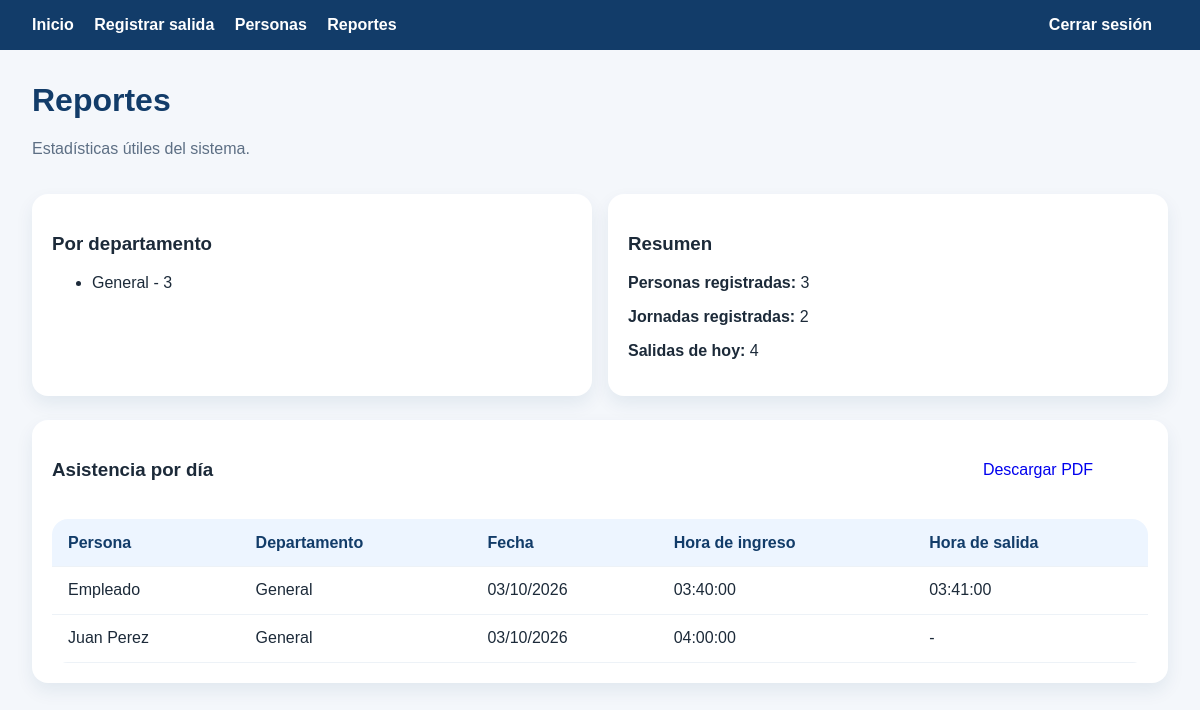
The page /reportes.php (signed in) on the database its author committed.
### tables this page shows
CREATE TABLE `personas` (
  `id` int(11) NOT NULL,
  `nombre` varchar(150) NOT NULL,
  `cargo` varchar(150) NOT NULL,
  `departamento` varchar(150) NOT NULL,
  `documento` varchar(50) NOT NULL,
  `activo` tinyint(1) NOT NULL DEFAULT 1,
  `created_at` timestamp NOT NULL DEFAULT current_timestamp()
);

### includes/db.php (called while the page is built, shortened)
<?php
function getDbConnection(): PDO
{
    static $pdo = null;
    if ($pdo instanceof PDO) {
        return $pdo;
    }
    $host = 'localhost';
    $db = 'registro_egreso';
    $user = 'root';
    $pass = '';
    $charset = 'utf8mb4';
    $dsn = "mysql:host={$host};dbname={$db};charset={$charset}";
    $options = [
        PDO::ATTR_ERRMODE => PDO::ERRMODE_EXCEPTION,
        PDO::ATTR_DEFAULT_FETCH_MODE => PDO::FETCH_ASSOC,
        PDO::ATTR_EMULATE_PREPARES => false,
    ];
    try {
        $pdo = new PDO($dsn, $user, $pass, $options);
    } catch (PDOException $e) {
        die('Error de conexión MySQL: ' . $e->getMessage());
    }
    $pdo->exec("
        CREATE TABLE IF NOT EXISTS users (
            id INT AUTO_INCREMENT PRIMARY KEY,
            username VARCHAR(100) NOT NULL UNIQUE,
            password_hash VARCHAR(255) NOT NULL,
            nombre VARCHAR(150) NOT NULL,
            rol VARCHAR(50) NOT NULL DEFAULT 'admin',
            created_at TIMESTAMP DEFAULT CURRENT_TIMESTAMP
        )
    ");
    $pdo->exec("
        CREATE TABLE IF NOT EXISTS personas (
            id INT AUTO_INCREMENT PRIMARY KEY,
            nombre VARCHAR(150) NOT NULL,
            cargo VARCHAR(150) NOT NULL,
            departamento VARCHAR(150) NOT NULL,
            documento VARCHAR(50) NOT NULL UNIQUE,
            activo TINYINT(1) NOT NULL DEFAULT 1,
            created_at TIMESTAMP DEFAULT CURRENT_TIMESTAMP
        )
    ");
    $pdo->exec("
        CREATE TABLE IF NOT EXISTS registros (
            id INT AUTO_INCREMENT PRIMARY KEY,
            persona_id INT NOT NULL,
            tipo VARCHAR(100) NOT NULL,
            motivo VARCHAR(255) NOT NULL,
            destino VARCHAR(255) NOT NULL,
            fecha_salida DATE NOT NULL,
            hora_salida TIME NOT NULL,
            observaciones TEXT DEFAULT NULL,
            usuario_id INT NOT NULL,
            created_at TIMESTAMP DEFAULT CURRENT_TIMESTAMP,
            FOREIGN KEY (persona_id) REFERENCES personas(id) ON DELETE CASCADE,
            FOREIGN KEY (usuario_id) REFERENCES users(id) ON DELETE CASCADE
        )
    ");
    return $pdo;
}
function getAllPersonas(): array
{
    $pdo = getDbConnection();
    $stmt = $pdo->query('SELECT * FROM personas ORDER BY nombre ASC');
    return $stmt->fetchAll();
}
function getAttendanceReport(): array
{
    $pdo = getDbConnection();
    $stmt = $pdo->query(
        "SELECT p.id AS persona_id, p.nombre AS persona_nombre, p.departamento,
                r.fecha_salida AS fecha,
                MIN(CASE WHEN LOWER(TRIM(r.tipo)) = 'ingreso' THEN r.hora_salida END) AS hora_ingreso,
                MAX(CASE WHEN LOWER(TRIM(r.tipo)) = 'salida' THEN r.hora_salida END) AS hora_salida
         FROM registros r
         INNER JOIN personas p ON p.id = r.persona_id
         WHERE LOWER(TRIM(r.tipo)) IN ('ingreso', 'salida')
         GROUP BY p.id, p.nombre, p.departamento, r.fecha_salida
         ORDER BY r.fecha_salida DESC, p.nombre ASC"
    );
    return $stmt->fetchAll();
}

### includes/functions.php (called while the page is built, shortened)
<?php
function formatDate(string $date): string
{
    try {
        return date('d/m/Y', strtotime($date));
    } catch (Throwable $e) {
        return $date;
    }
}

### reportes.php (the view, shortened to what this page needs)
<?php
require_once __DIR__ . '/includes/functions.php';
$pdo = getDbConnection();
$departamentos = $pdo->query(
    'SELECT departamento, COUNT(*) AS total FROM personas GROUP BY departamento ORDER BY total DESC'
)->fetchAll();
$registros = getAttendanceReport();
$salidasHoy = (int) $pdo->query('SELECT COUNT(*) FROM registros WHERE fecha_salida = CURDATE()')->fetchColumn();
?>
<!DOCTYPE html>
<html lang="es">
<head>
    <link rel="stylesheet" href="assets/css/style.css">
</head>
<body>
    <nav class="navbar">
        <div>
            <a href="dashboard.php">Inicio</a>
            <a href="registrar_salida.php">Registrar salida</a>
            <a href="personas.php">Personas</a>
            <a href="reportes.php">Reportes</a>
        </div>
        <div>
            <a href="logout.php">Cerrar sesión</a>
        </div>
    </nav>
    <div class="container">
        <div class="page-header">
            <div>
                <h1 class="page-title">Reportes</h1>
                <p class="muted">Estadísticas útiles del sistema.</p>
            </div>
        </div>
        <div class="row two-col">
            <div class="card">
                <h3>Por departamento</h3>
                <?php if (empty($departamentos)): ?>
                    <p class="muted">No hay departamentos registrados.</p>
                <?php else: ?>
                    <ul>
                        <?php foreach ($departamentos as $departamento): ?>
                            <li><?php echo htmlspecialchars($departamento['departamento']); ?> - <?php echo (int) $departamento['total']; ?></li>
                        <?php endforeach; ?>
                    </ul>
                <?php endif; ?>
            </div>
            <div class="card">
                <h3>Resumen</h3>
                <p><strong>Personas registradas:</strong> <?php echo count(getAllPersonas()); ?></p>
                <p><strong>Jornadas registradas:</strong> <?php echo count($registros); ?></p>
                <p><strong>Salidas de hoy:</strong> <?php echo $salidasHoy; ?></p>
            </div>
        </div>
        <div class="card" style="margin-top:1.5rem;">
            <div class="page-header">
                <h3>Asistencia por día</h3>
                <a class="btn btn-primary" href="reportes_pdf.php">Descargar PDF</a>
            </div>
            <div class="table-wrap">
                <table>
                    <thead>
                        <tr>
                            <th>Persona</th>
                            <th>Departamento</th>
                            <th>Fecha</th>
                            <th>Hora de ingreso</th>
                            <th>Hora de salida</th>
                        </tr>
                    </thead>
                    <tbody>
                        <?php if (empty($registros)): ?>
                            <tr>
                                <td colspan="5">No hay registros de ingreso o salida para mostrar.</td>
                            </tr>
                        <?php else: ?>
                            <?php foreach ($registros as $registro): ?>
                                <tr>
                                    <td><?php echo htmlspecialchars($registro['persona_nombre']); ?></td>
                                    <td><?php echo htmlspecialchars($registro['departamento']); ?></td>
                                    <td><?php echo formatDate($registro['fecha']); ?></td>
                                    <td><?php echo htmlspecialchars($registro['hora_ingreso'] ?? '-'); ?></td>
                                    <td><?php echo htmlspecialchars($registro['hora_salida'] ?? '-'); ?></td>
                                </tr>
                            <?php endforeach; ?>
                        <?php endif; ?>
                    </tbody>
                </table>
            </div>
        </div>
    </div>
</body>
</html>

### assets/css/style.css (style rules this page uses)
* { box-sizing: border-box; }
body { margin: 0; font-family: Arial, sans-serif; background: #f4f7fb; color: #1c2a39; }
.navbar { background: #123c69; color: #fff; padding: 1rem 2rem; display: flex; justify-content: space-between; align-items: center; }
.navbar a { color: #fff; text-decoration: none; margin-right: 1rem; font-weight: bold; }
.login-card h1, .page-title { margin-top: 0; color: #123c69; }
.btn { display: inline-block; width: auto; min-width: 220px; padding: 1rem 1.5rem; border-radius: 12px; text-decoration: none; text-align: center; font-size: 1rem; }
.container { max-width: 1200px; margin: 0 auto; padding: 2rem; }
.card { background: #fff; border-radius: 16px; padding: 1.25rem; box-shadow: 0 8px 18px rgba(18,60,105,0.08); }
.table-wrap { overflow-x: auto; }
table { width: 100%; border-collapse: collapse; background: #fff; border-radius: 16px; overflow: hidden; }
th, td { padding: 0.9rem 1rem; text-align: left; border-bottom: 1px solid #edf2f7; vertical-align: top; }
th { background: #edf5ff; color: #123c69; }
.row { display: flex; flex-wrap: wrap; gap: 1rem; }
.two-col > * { flex: 1 1 260px; }
.page-header { display: flex; justify-content: space-between; align-items: center; gap: 1rem; margin-bottom: 1.25rem; }
.muted { color: #5d6f84; }

### rows shown on the page
personas: nombre "Empleado", departamento "General", fecha "03/10/2026", hora_ingreso "03:40:00", hora_salida "03:41:00"
personas: nombre "Juan Perez", departamento "General", fecha "03/10/2026", hora_ingreso "04:00:00", hora_salida "-"

### other values the page prints
$departamento['departamento'] "General"
$departamento['total'] "3"
count(getAllPersonas()) "3"
count($registros) "2"
$salidasHoy "4"
